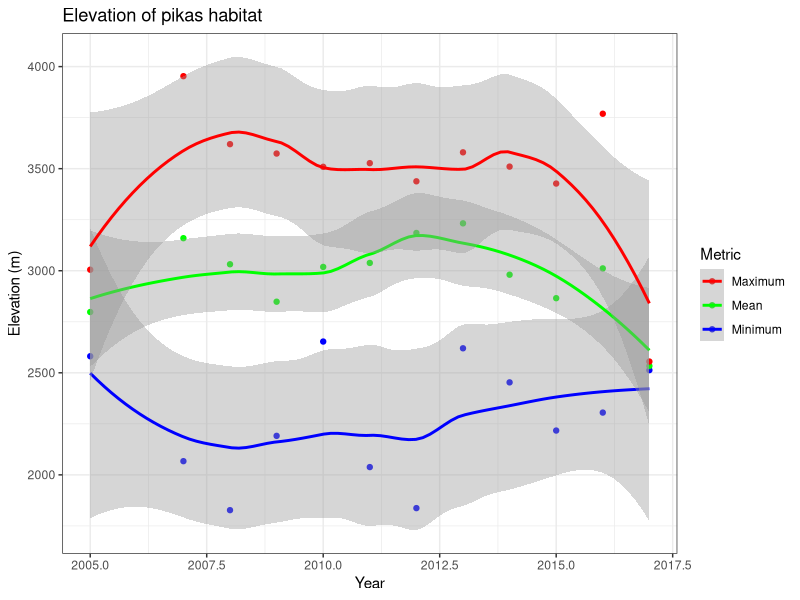
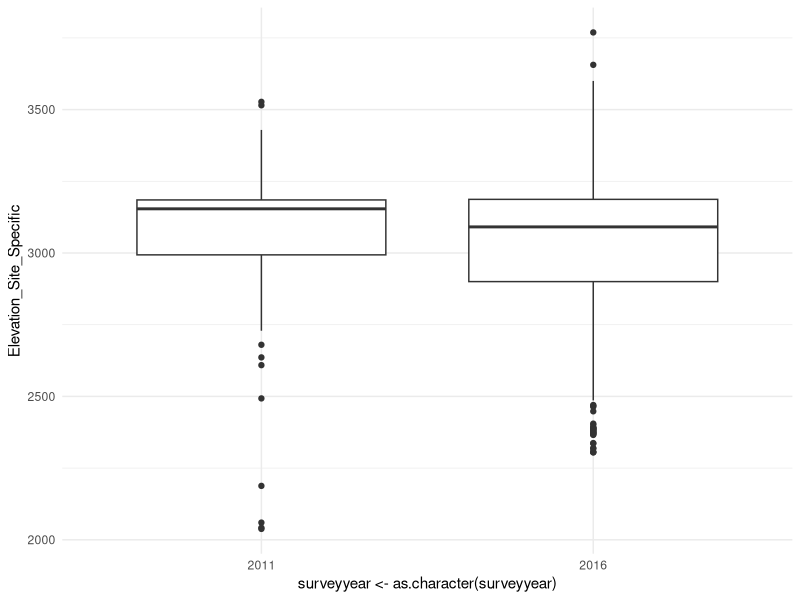
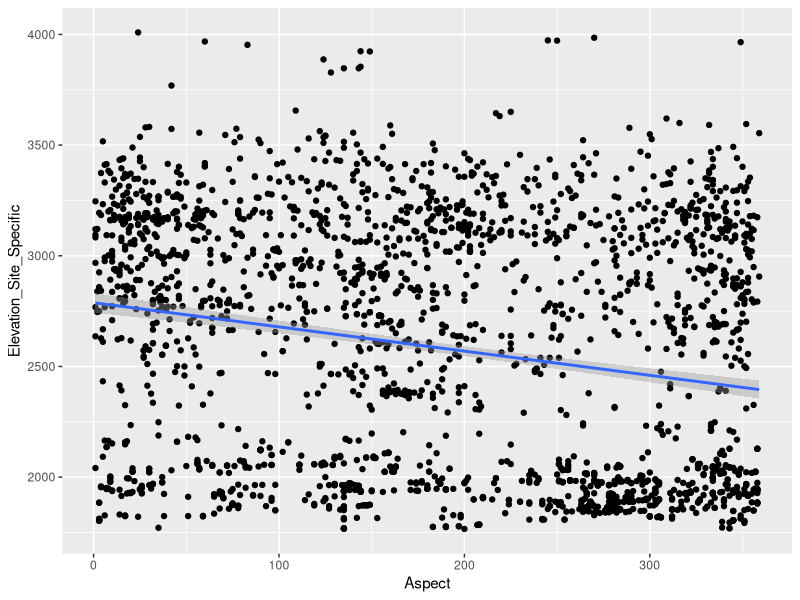
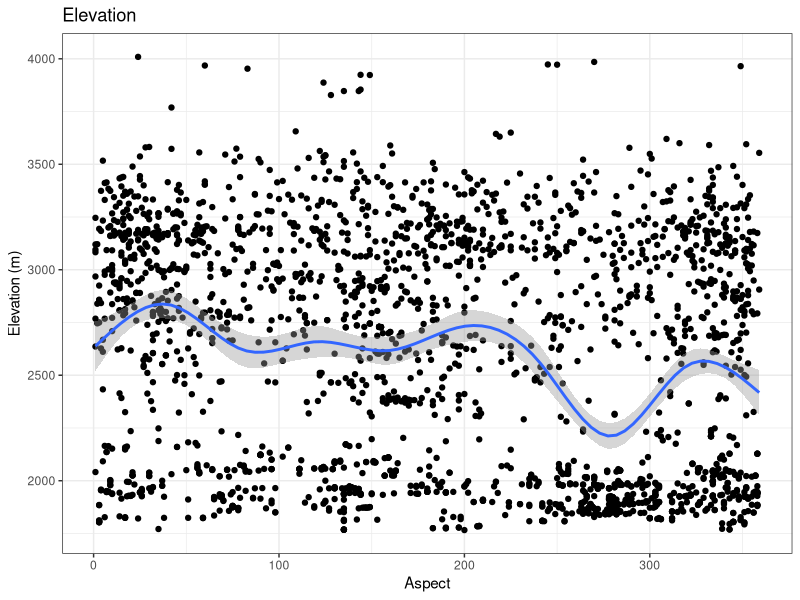

The R script that drew these images, in order:
## ---- chunk 1
knitr::opts_chunk$set(echo = TRUE)
## ---- chunk 2
library(readr)
library(pdftools)            # Load the library

pikas<-read.csv('Appendix_3CSV.csv')
## ---- chunk 3
summary(pikas)
## ---- chunk 4
library(dplyr)
#pikas_clean is the new data set we are going to use from now on.
#We start by choosing variables of interest.
pikas_clean <- select(pikas,
    Mountain_Range, 
    Location, 
    State, 
    Latitude,
    Longitude,
    Elevation_Site_Specific, 
    Aspect,
    surveyyear
)

## ---- chunk 5
#We convert this data into numeric data.
#Converting latitude, longitude, elevation, and aspect into numerical data:

pikas_clean$Elevation_Site_Specific = as.numeric(pikas_clean$Elevation_Site_Specific)

pikas_clean$Latitude = as.numeric(pikas_clean$Latitude)

pikas_clean$Longitude = as.numeric(pikas_clean$Longitude)

pikas_clean$Aspect = as.numeric(pikas_clean$Aspect)

pikas_clean$surveyyear = as.numeric(pikas_clean$surveyyear)

#If we check the data, there are some data in Aspects (in degrees) that are out of the range from 0 to 360. So, we remove the conflicted data.

pikas_clean <- pikas_clean %>% filter(Aspect>0 & Aspect<=360)
#pikas

## ---- chunk 6
summary(pikas_clean)
## ---- chunk 7
#We choose just Sierra Nevada data about elevation and surveyear
pikasSN <- pikas_clean %>% 
    select(
    Mountain_Range, 
    Elevation_Site_Specific,
    surveyyear) %>%
    filter(Mountain_Range == 'Sierra Nevada')

head(pikasSN)
## ---- chunk 8
#First, we note that information about 2006 is not useful
pikasSNyear <- filter(pikasSN, surveyyear == 2006)
#pikasSNyear
min(pikasSNyear$Elevation_Site_Specific)

#Hence, we are going to remove it in the next code block (see line: pikas_mMm1 <- pikas_mMm[-2,] below)
## ---- chunk 9

#This creates vectors containing min, max, and mean of elevation_Site_Specific per year in Sierra Nevada

min_ve <- numeric(0) #This vector will have the mininum elevation per year value in each entry.
max_ve <- numeric(0) #This vector will have the maximum elevation per year value in each entry.
mean_ve <- numeric(0) #This vector will have the mean elevation per year value in each entry.

for (year in (2005:2017)){
  #From our data pikasSN, we take an spefici year.
  pikasSNyear <- filter(pikasSN, surveyyear == year) 
  #we compute the min, max and mean elevation value for 'year' and we save this information in min_ve, max_ve, mean_ve
  min_ve <-append(min_ve, min(pikasSNyear$Elevation_Site_Specific))
  max_ve <-append(max_ve, max(pikasSNyear$Elevation_Site_Specific))
  mean_ve <-append(mean_ve, mean(pikasSNyear$Elevation_Site_Specific))
}
min_ve
max_ve
mean_ve

#Next, we add a new column in our data called 'year'
year <- c(2005:2017)
#We create a data frame with the vectors above and 'year'
pikas_mMm <- data.frame(year,
  Minimum = min_ve,
  Maximum = max_ve,
  Mean = mean_ve
)
#We remove row two since it does not contain useful data.
pikas_mMm1 <- pikas_mMm[-2,]

head(pikas_mMm1)
## ---- chunk 10
library(ggplot2)

#Plot year vs Minimum, maximum, and mean
ggplot(data = pikas_mMm1) + 
  theme_bw() + 
  #we add point corresonding to min, max, mean values
  geom_point(aes(x = year, y = Minimum, color = "Minimum"))+
  geom_point(aes(x = year, y = Mean, color = "Mean"))+
  geom_point(aes(x = year, y = Maximum, color = "Maximum"))+
  #we create curves corresonding to data from min, max, mean values
  geom_smooth(aes(x = year, y = Minimum, color = "Minimum")) +
  geom_smooth(aes(x = year, y = Mean, color = "Mean") ) +
  geom_smooth(aes(x = year, y = Maximum, color = "Maximum")) +
  labs(
    title = "Elevation of pikas habitat",
    x = "Year",
    y = "Elevation (m)",
    color = "Metric"
  ) +
  scale_color_manual(values = c("Minimum" = "blue", 
                              "Mean" = "green", 
                              "Maximum" = "red"))
## ---- chunk 11

pikasSNy <- pikasSN %>% filter(surveyyear == 2011 | surveyyear == 2016) #this data set contains data about sierra nevada, and elevation for the year 2011 and 2016.

head(pikasSNy)
#We plot boxplots to see graphically the mean of each sample (i.e. one corresponding to 2014 and another corresponding to 2016)
ggplot(pikasSNy) +
  aes(x = surveyyear <- as.character(surveyyear), y = Elevation_Site_Specific) +
  geom_boxplot() +
  theme_minimal()


## ---- chunk 12
#First we compute the variance of each set of data:

pikas2016 <- filter(pikasSN, surveyyear == 2016)
var(pikas2016$Elevation_Site_Specific) #variance of data for 2016

pikas2016 <- filter(pikasSN, surveyyear == 2011)
var(pikas2016$Elevation_Site_Specific) #variance of data for 2011

#we apply t-test to our samples comparing elevation in 2011 vs 2016
diff <- t.test(Elevation_Site_Specific ~ surveyyear, 
  data = pikasSNy,
  var.equal = FALSE #we use var.equal = FALSE since variance is different.
)
diff
## ---- chunk 13
#here our independent variable is aspect and our dependent variable is Elevation_Site_Specific
elevation_aspect <- lm(data = pikas_clean, formula = Elevation_Site_Specific ~ Aspect)
class(elevation_aspect)
summary(elevation_aspect)
## ---- chunk 14
#
ggplot(
    data = pikas_clean,
    mapping = aes(x = Aspect, y = Elevation_Site_Specific, color = )
    ) +
    geom_point() + 
    geom_smooth(method = "lm", formula = y ~ x)
## ---- chunk 15
#We plot 
ggplot(data = pikas_clean) + 
  theme_bw() + geom_point(aes(x = Aspect, y = Elevation_Site_Specific, color=)) +
  geom_smooth(aes(x = Aspect, y = Elevation_Site_Specific, color=)) +
  labs(
    title = "Elevation",
    x = "Aspect",
    y = "Elevation (m)")
